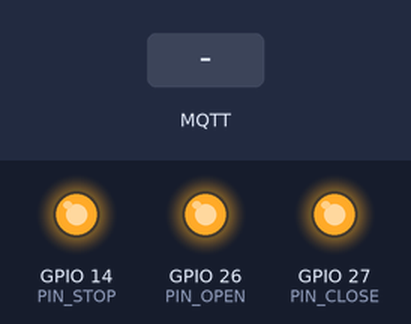
Simulated run of this sketch. Board: ESP32. Shown: output pins drawn as LEDs (lit = HIGH). Inputs (shaded band) come from the test bench. WiFi joins after 1.5 s; servers stay silent unless stated; no MQTT or app messages arrive unless stated; what the sketch prints to the serial monitor is not drawn.

Above: at 2.7 s.
2.8 s: MQTT message "open" arrives on the first subscribed topic
At 3.2 s:
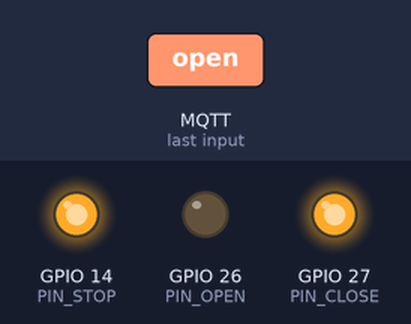
4.8 s: MQTT message "close" arrives on the first subscribed topic
At 5.2 s:
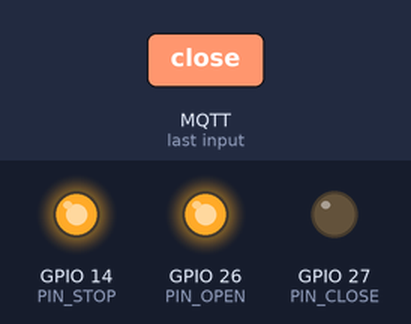
6.8 s: MQTT message "stop" arrives on the first subscribed topic
At 7.2 s:
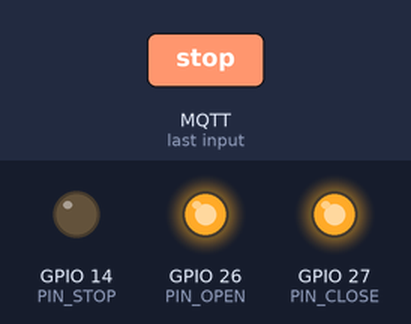
Timing chart, 0 to 9.8 s (numbered marks = the images above; inputs shaded):
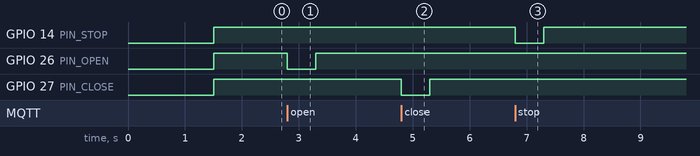

The sketch:

main.ino
```cpp
#include <WiFi.h>
#include <WiFiClientSecure.h>
#include <PubSubClient.h>

// Wi-Fi
const char* WIFI_SSID     = "james";
const char* WIFI_PASSWORD = "19930318";

// HiveMQ MQTT
const char* MQTT_HOST     = "ae9640ca2d934e45945aeaca2fc6d8e1.s1.eu.hivemq.cloud";
const int   MQTT_PORT     = 8883;
const char* MQTT_USER     = "j606888";
const char* MQTT_PASS     = "gVXExs!v8BF3PdD";
const char* MQTT_TOPIC    = "home/garage";

const int PIN_OPEN  = 26;
const int PIN_CLOSE = 27;
const int PIN_STOP  = 14;

WiFiClientSecure wifiClient;
PubSubClient mqttClient(wifiClient);

void triggerRelay(int pin) {
  digitalWrite(pin, LOW);   // Active LOW：拉低觸發繼電器
  delay(500);
  digitalWrite(pin, HIGH);  // 放開
}

void onMessage(char* topic, byte* payload, unsigned int length) {
  String msg = "";
  for (unsigned int i = 0; i < length; i++) msg += (char)payload[i];
  Serial.println("收到訊息: " + msg);

  if      (msg == "open")  triggerRelay(PIN_OPEN);
  else if (msg == "close") triggerRelay(PIN_CLOSE);
  else if (msg == "stop")  triggerRelay(PIN_STOP);
  else return;

  Serial.println("動作執行完畢");
}

void connectMQTT() {
  while (!mqttClient.connected()) {
    Serial.print("連線 MQTT...");
    String clientId = "ESP32-" + String((uint32_t)ESP.getEfuseMac(), HEX);
    if (mqttClient.connect(clientId.c_str(), MQTT_USER, MQTT_PASS)) {
      Serial.println("成功");
      mqttClient.subscribe(MQTT_TOPIC);
    } else {
      Serial.println("失敗，5秒後重試");
      delay(5000);
    }
  }
}

void setup() {
  Serial.begin(115200);

  WiFi.begin(WIFI_SSID, WIFI_PASSWORD);
  Serial.print("連線 Wi-Fi");
  while (WiFi.status() != WL_CONNECTED) {
    delay(500);
    Serial.print(".");
  }
  Serial.println("\nIP: " + WiFi.localIP().toString());

  pinMode(PIN_OPEN,  OUTPUT); digitalWrite(PIN_OPEN,  HIGH);
  pinMode(PIN_CLOSE, OUTPUT); digitalWrite(PIN_CLOSE, HIGH);
  pinMode(PIN_STOP,  OUTPUT); digitalWrite(PIN_STOP,  HIGH);

  wifiClient.setInsecure();
  mqttClient.setServer(MQTT_HOST, MQTT_PORT);
  mqttClient.setCallback(onMessage);

  connectMQTT();
}

void loop() {
  if (!mqttClient.connected()) connectMQTT();
  mqttClient.loop();
}
```

Measured:
- after the input at 2.8 s, GPIO 26 (PIN_OPEN): HIGH → LOW at once, → HIGH 0.50 s later
- after the input at 4.8 s, GPIO 27 (PIN_CLOSE): HIGH → LOW at once, → HIGH 0.50 s later
- after the input at 6.8 s, GPIO 14 (PIN_STOP): HIGH → LOW at once, → HIGH 0.50 s later
